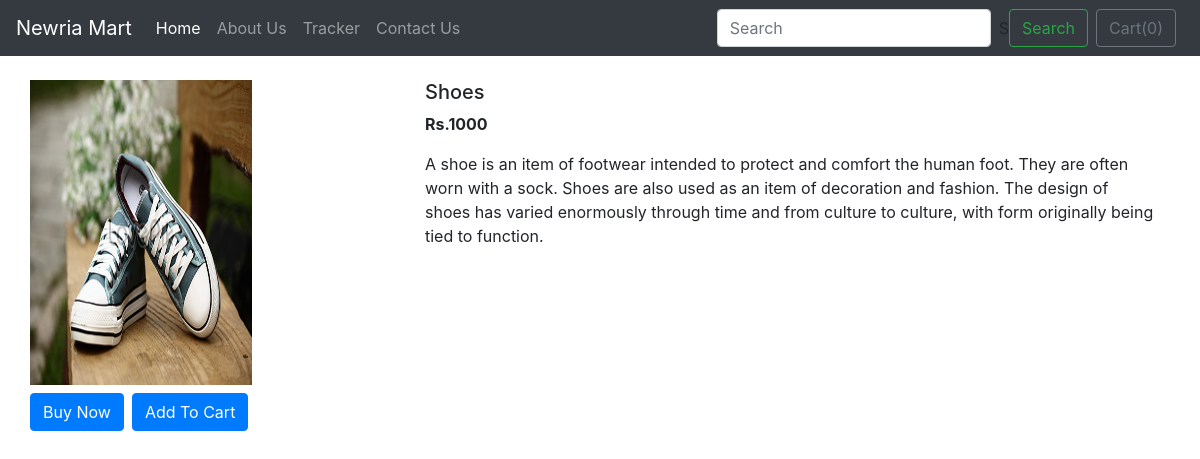
The app's page /shop/products/7 with its own data.
### shop/models.py (models this page shows)
class Product(models.Model):
    prodect_id=models.AutoField
    product_name=models.CharField(max_length=50)
    category=models.CharField(max_length=50, default='')
    sub_category=models.CharField(max_length=50, default='')
    price=models.IntegerField(default=0)
    desc=models.CharField(max_length=300)
    publice_date=models.DateField()
    image=models.ImageField(upload_to='shop/images',default="")
    def __str__(self):
        return self.product_name

### shop/views.py (the view)
# urls.py: path('products/<int:myid>', views.productView,name="ProductView"),
def productView(request,myid):
    product=Product.objects.filter(id=myid)
    print(product)
    return render(request,"shop/product.html",{'product':product[0]})

### shop/templates/shop/product.html (shortened to what this page needs)
{% extends "shop/basic.html" %}
{% block body %}
<div class="container my-4">
  <div class="row">
    <div class="col-md-4">
      <div class="row">
        <img src="/media/{{product.image}}" width="222px" height="305px" alt="">
      </div>
<div class="row">
  <button class="btn btn-primary my-2"> Buy Now</button>
  <button class="btn btn-primary my-2 mx-2"> Add To Cart</button>
</div>
    </div>
    <div class="col-md-8">
      <h5>{{product.product_name}}</h5>
      <p><b>Rs.{{product.price}}</b></p>
      <p>{{product.desc}}</p>
    </div>
  </div>
</div>
{% endblock body %}

### records on screen
Product: image (picture), product_name "Shoes", price "1000", desc "A shoe is an item of footwear intended to protect and comfort the human foot. They are often worn with a sock. Shoes are also used as an item of decoration and fashion. The design of shoes has varied enormously through time and from culture to culture, with form originally being tied to function."
